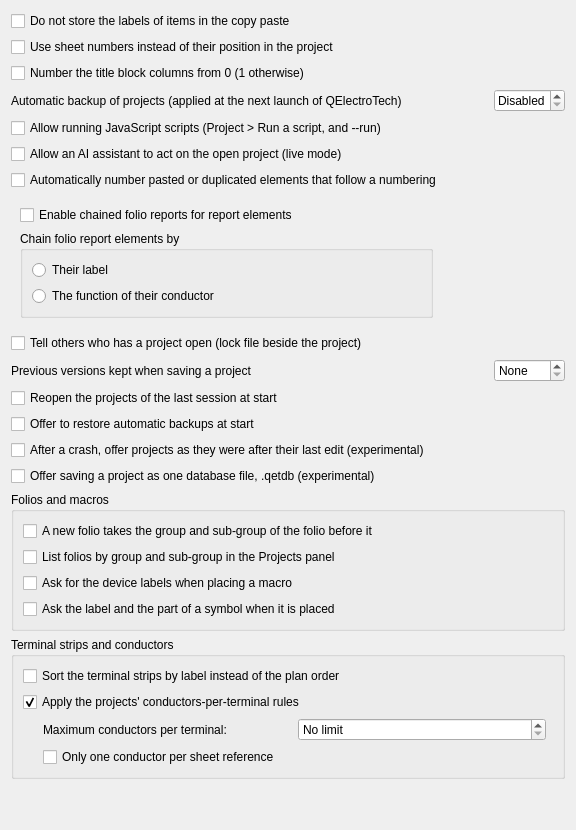
     <widget class="QWidget" name="tab_4">
      <attribute name="title">
       <string>Projects</string>
      </attribute>
      <layout class="QGridLayout" name="gridLayout_2">
       <item row="1" column="0">
        <widget class="QCheckBox" name="m_use_folio_label">
         <property name="text">
          <string>Use sheet numbers instead of their position in the project</string>
         </property>
        </widget>
       </item>
       <item row="3" column="0">
        <widget class="QLabel" name="label">
         <property name="text">
          <string>Automatic backup of projects (applied at the next launch of QElectroTech)</string>
         </property>
        </widget>
       </item>
       <item row="3" column="2">
        <widget class="QSpinBox" name="m_autosave_sb">
         <property name="frame">
          <bool>true</bool>
         </property>
         <property name="specialValueText">
          <string>Disabled</string>
         </property>
         <property name="accelerated">
          <bool>true</bool>
         </property>
         <property name="suffix">
          <string comment="minute"> min</string>
         </property>
         <property name="maximum">
          <number>200</number>
         </property>
         <property name="singleStep">
          <number>10</number>
         </property>
        </widget>
       </item>
       <item row="6" column="0">
        <widget class="QCheckBox" name="m_autonumber_pasted">
         <property name="text">
          <string>Automatically number pasted or duplicated elements that follow a numbering</string>
         </property>
         <property name="toolTip">
          <string>A pasted element receives the next number of its numbering instead of the copied element's name, and the numbering advances.</string>
         </property>
        </widget>
       </item>
       <item row="8" column="0">
        <widget class="QCheckBox" name="m_project_lock">
         <property name="toolTip">
          <string>A small hidden file beside the project says who has it open. Someone else opening it is told, and can open it read-only. Turn this off if your shared drive does not cope with it.</string>
         </property>
         <property name="text">
          <string>Tell others who has a project open (lock file beside the project)</string>
         </property>
        </widget>
       </item>
       <item row="0" column="0">
        <widget class="QCheckBox" name="m_save_label_paste">
         <property name="text">
          <string>Do not store the labels of items in the copy paste</string>
         </property>
        </widget>
       </item>
       <item row="4" column="0">
        <widget class="QCheckBox" name="m_enable_scripting">
         <property name="text">
          <string>Allow running JavaScript scripts (Project &gt; Run a script, and --run)</string>
         </property>
         <property name="toolTip">
          <string>A script runs with your permissions: it can read and modify the open project and write files. Disabled by default; only run scripts whose origin you know.</string>
         </property>
        </widget>
       </item>
       <item row="5" column="0">
        <widget class="QCheckBox" name="m_live_assistant">
         <property name="text">
          <string>Allow an AI assistant to act on the open project (live mode)</string>
         </property>
         <property name="toolTip">
          <string>An assistant connected through the MCP server can then run scripts on the open project, as you watch. A warning is shown at every start while this setting is on. Takes effect at the next start; unticking it closes the connection at once.</string>
         </property>
        </widget>
       </item>
       <item row="7" column="0">
        <widget class="QWidget" name="m_chained_widget">
         <layout class="QVBoxLayout" name="m_chained_layout">
          <item>
           <widget class="QCheckBox" name="m_enable_chained_reports">
            <property name="text">
             <string>Enable chained folio reports for report elements</string>
            </property>
            <property name="toolTip">
             <string>When enabled, report elements (cross-references) across folios with a matching name are automatically chained together. Newly created projects will have this enabled automatically.</string>
            </property>
           </widget>
          </item>
          <item>
           <widget class="QGroupBox" name="m_chained_key_gb">
            <property name="title">
             <string>Chain folio report elements by</string>
            </property>
            <property name="toolTip">
             <string>What two folio report elements must share to be chained together: the label each of them carries, or the function of the wire its terminal holds. A report without a value of its own is never chained. Newly created projects will start with this choice.</string>
            </property>
            <layout class="QVBoxLayout" name="m_chained_key_layout">
             <item>
              <widget class="QRadioButton" name="m_chained_key_label_rb">
               <property name="text">
                <string>Their label</string>
               </property>
              </widget>
             </item>
             <item>
              <widget class="QRadioButton" name="m_chained_key_function_rb">
               <property name="text">
                <string>The function of their conductor</string>
               </property>
              </widget>
             </item>
            </layout>
           </widget>
          </item>
         </layout>
        </widget>
       </item>
       <item row="9" column="0">
        <widget class="QLabel" name="m_previous_versions_label">
         <property name="text">
          <string>Previous versions kept when saving a project</string>
         </property>
         <property name="toolTip">
          <string>Before a project is saved, the file as it was is copied to a folder beside it, named after the project with "-backups". Only the newest are kept.</string>
         </property>
        </widget>
       </item>
       <item row="9" column="2">
        <widget class="QSpinBox" name="m_previous_versions_sb">
         <property name="toolTip">
          <string>Before a project is saved, the file as it was is copied to a folder beside it, named after the project with "-backups". Only the newest are kept.</string>
         </property>
         <property name="specialValueText">
          <string>None</string>
         </property>
         <property name="maximum">
          <number>100</number>
         </property>
        </widget>
       </item>
       <item row="10" column="0">
        <widget class="QCheckBox" name="m_reopen_projects">
         <property name="text">
          <string>Reopen the projects of the last session at start</string>
         </property>
         <property name="toolTip">
          <string>The projects open when QElectroTech was last left are opened again, unless it is started with a file to open.</string>
         </property>
        </widget>
       </item>
       <item row="11" column="0">
        <widget class="QCheckBox" name="m_offer_backups">
         <property name="text">
          <string>Offer to restore automatic backups at start</string>
         </property>
         <property name="toolTip">
          <string>After a crash, the automatic backups (made every few minutes, see "Automatic backup of projects" above) are offered at the next start. Unticked, they are kept but not offered, the status bar says how many there are, and they are offered again once this is ticked. Not the same as the option below, which keeps a copy after every edit.</string>
         </property>
        </widget>
       </item>
       <item row="12" column="0">
        <widget class="QCheckBox" name="m_working_copy_recovery">
         <property name="text">
          <string>After a crash, offer projects as they were after their last edit (experimental)</string>
         </property>
         <property name="toolTip">
          <string>While a project is open, QElectroTech keeps a copy of it in its data folder, saved after every edit. If QElectroTech does not close normally, the next start offers that copy with the recovery files.</string>
         </property>
        </widget>
       </item>
       <item row="13" column="0">
        <widget class="QCheckBox" name="m_qetdb_enabled">
         <property name="text">
          <string>Offer saving a project as one database file, .qetdb (experimental)</string>
         </property>
         <property name="toolTip">
          <string>Save As then offers .qetdb: the whole project in one SQLite file. The format may still change; keep a .qet or .qetz copy of projects that matter.</string>
         </property>
        </widget>
       </item>
       <item row="3" column="1">
        <spacer name="horizontalSpacer">
         <property name="orientation">
          <enum>Qt::Horizontal</enum>
         </property>
         <property name="sizeHint" stdset="0">
          <size>
           <width>40</width>
           <height>20</height>
          </size>
         </property>
        </spacer>
       </item>
       <item row="2" column="0">
        <widget class="QCheckBox" name="m_border_0">
         <property name="text">
          <string extracomment="Choix de l'increment de depart 1 ou 0">Number the title block columns from 0 (1 otherwise)</string>
         </property>
        </widget>
       </item>
       <item row="14" column="0" colspan="3">
        <widget class="QGroupBox" name="m_folios_gb">
         <property name="title">
          <string>Folios and macros</string>
         </property>
         <layout class="QVBoxLayout" name="m_folios_gb_layout">
          <item>
           <widget class="QCheckBox" name="m_new_folio_group_cb">
            <property name="text">
             <string>A new folio takes the group and sub-group of the folio before it</string>
            </property>
            <property name="toolTip">
             <string>Only a group or sub-group typed on that folio is taken. Unchecked, a new folio has none and is in its plant and location.</string>
            </property>
           </widget>
          </item>
          <item>
           <widget class="QCheckBox" name="m_folios_by_group_cb">
            <property name="text">
             <string>List folios by group and sub-group in the Projects panel</string>
            </property>
            <property name="toolTip">
             <string>A folio with no group of its own is listed under its plant and location. A level is shown only where it splits the folios, so a project without groups stays a flat list.</string>
            </property>
           </widget>
          </item>
          <item>
           <widget class="QCheckBox" name="m_macro_ask_labels_cb">
            <property name="text">
             <string>Ask for the device labels when placing a macro</string>
            </property>
            <property name="toolTip">
             <string>Proposes the next free labels, which Accept All takes. Unchecked, a macro keeps its saved labels.</string>
            </property>
           </widget>
          </item>
          <item>
           <widget class="QCheckBox" name="m_symbol_ask_label_part_cb">
            <property name="text">
             <string>Ask the label and the part of a symbol when it is placed</string>
            </property>
            <property name="toolTip">
             <string>One small dialog per symbol: its label (the next free one is proposed) and its part number, which brings the device type. Unchecked, a symbol is placed without asking.</string>
            </property>
           </widget>
          </item>
         </layout>
        </widget>
       </item>
       <item row="15" column="0" colspan="3">
        <widget class="QGroupBox" name="m_terminals_gb">
         <property name="title">
          <string>Terminal strips and conductors</string>
         </property>
         <layout class="QVBoxLayout" name="m_terminals_gb_layout">
          <item>
           <widget class="QCheckBox" name="m_strip_sort_by_label">
            <property name="toolTip">
             <string>Used when the automatic assignment makes a terminal strip and by "Automatic position" in the terminal manager. Unchecked: the way the plan is drawn, folio by folio then left to right, which keeps N and PE where they are drawn. Checked: by label, X1:2 before X1:10. A strip already made keeps its order until it is sorted again.</string>
            </property>
            <property name="text">
             <string>Sort the terminal strips by label instead of the plan order</string>
            </property>
           </widget>
          </item>
          <item>
           <widget class="QCheckBox" name="m_wiring_rules_cb">
            <property name="toolTip">
             <string>When unticked, no conductors-per-terminal rule applies, whatever the projects' settings.</string>
            </property>
            <property name="text">
             <string>Apply the projects' conductors-per-terminal rules</string>
            </property>
            <property name="checked">
             <bool>true</bool>
            </property>
           </widget>
          </item>
          <item>
           <layout class="QHBoxLayout" name="m_wiring_max_wires_layout">
            <property name="leftMargin">
             <number>20</number>
            </property>
            <item>
             <widget class="QLabel" name="m_wiring_max_wires_label">
              <property name="text">
               <string>Maximum conductors per terminal:</string>
              </property>
             </widget>
            </item>
            <item>
             <widget class="QSpinBox" name="m_wiring_max_wires_sb">
              <property name="minimumSize">
               <size>
                <width>120</width>
                <height>0</height>
               </size>
              </property>
              <property name="toolTip">
               <string>For every project except those with their own settings. A new conductor that would take a terminal past this number is refused; conductors already drawn are not changed. 4 means two twin ferrules, one on each side of the screw.</string>
              </property>
              <property name="specialValueText">
               <string>No limit</string>
              </property>
              <property name="maximum">
               <number>99</number>
              </property>
             </widget>
            </item>
            <item>
             <spacer name="m_wiring_max_wires_spacer">
              <property name="orientation">
               <enum>Qt::Horizontal</enum>
              </property>
             </spacer>
            </item>
           </layout>
          </item>
          <item>
           <layout class="QHBoxLayout" name="m_wiring_report_layout">
            <property name="leftMargin">
             <number>20</number>
            </property>
            <item>
             <widget class="QCheckBox" name="m_wiring_one_wire_per_report_cb">
              <property name="toolTip">
               <string>A sheet reference is a virtual point: it takes only one conductor, the one that continues on the other sheet.</string>
              </property>
              <property name="text">
               <string>Only one conductor per sheet reference</string>
              </property>
             </widget>
            </item>
           </layout>
          </item>
         </layout>
        </widget>
       </item>
       <item row="16" column="0">
        <spacer name="verticalSpacer_2">
         <property name="orientation">
          <enum>Qt::Vertical</enum>
         </property>
         <property name="sizeHint" stdset="0">
          <size>
           <width>20</width>
           <height>40</height>
          </size>
         </property>
        </spacer>
       </item>
      </layout>
     </widget>
